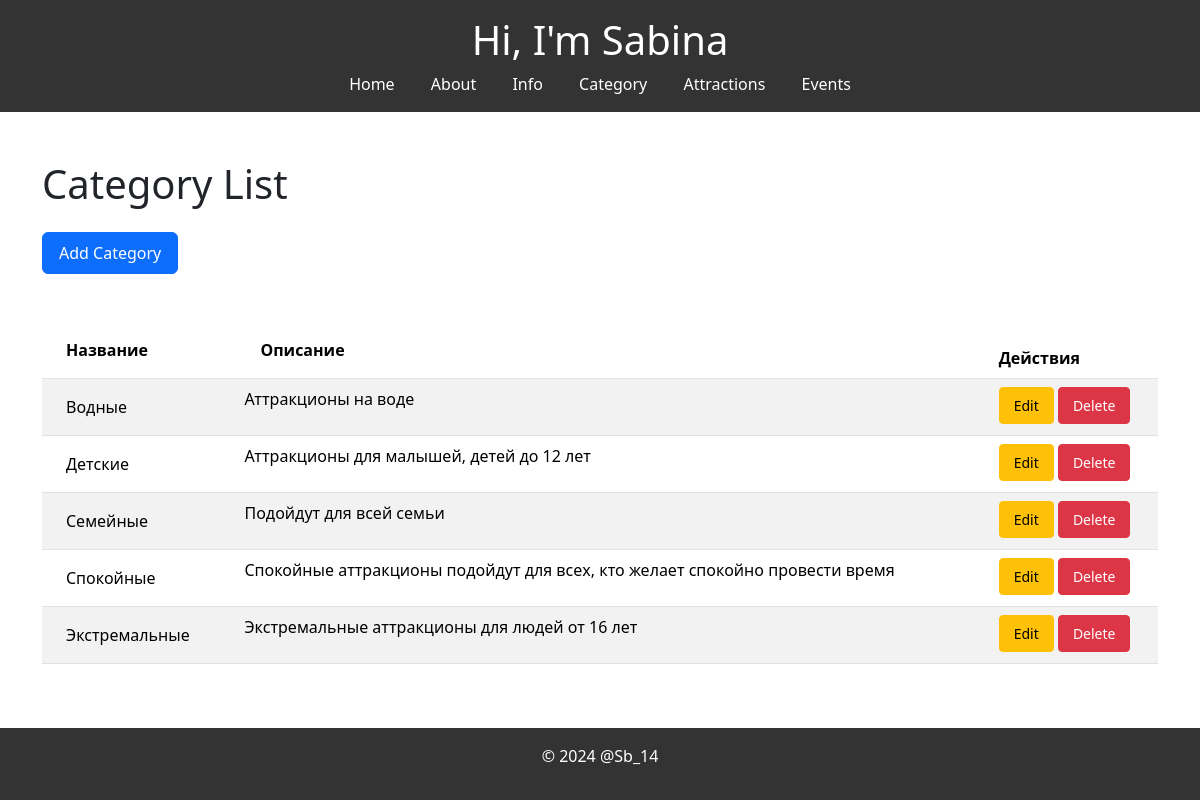
Page /categories/ on the committed database.
### myapp/models.py (models this page shows, shortened)
class Category(models.Model):
    name = models.CharField(max_length=100, verbose_name='Название')
    description = models.TextField(verbose_name='Описание')
    class Meta:
        verbose_name = 'Категория'
        verbose_name_plural = 'Категории'

### myapp/views.py (the view)
# urls.py: path('categories/', views.category_list, name='category_list'),
def category_list(request):
    sort_by = request.GET.get('sort_by', 'name')
    if sort_by not in ['name', 'description']:
        sort_by = 'name'
    categories = Category.objects.all().order_by(sort_by)
    form = CategoryForm()
    return render(request, 'myapp/category_list.html', {'categories': categories, 'form': form, 'sort_by': sort_by})

### myapp/templates/myapp/category_list.html (shortened to what this page needs)
{% extends 'myapp/layout.html' %}
{% load static %}
{% block body %}
{% include 'myapp/header.html' %}
<div class="container mt-5">
    <h1 class="mb-4">Category List</h1>
    <a href="{% url 'add_category' %}" class="btn btn-primary mb-4">Add Category</a>
    <table class="table table-striped mt-4">
        <thead>
            <tr>
                <th><a href="?sort_by=name" class="text-black">Название</a></th>
                <th><a href="?sort_by=description" class="text-black">Описание</a></th>
                <th>Действия</th>
            </tr>
        </thead>
        <tbody>
            {% for category in categories %}
            <tr>
                <td><a href="{% url 'category_detail' category.pk %}" class="text-black">{{ category.name }}</a></td>
                <td>{{ category.description }}</td>
                <td>
                    <a href="{% url 'edit_category' category.pk %}" class="btn btn-warning btn-sm mr-2">Edit</a>
                    <a href="{% url 'delete_category' category.pk %}" class="btn btn-danger btn-sm">Delete</a>
                </td>
            </tr>
            {% endfor %}
        </tbody>
    </table>
</div>
{% endblock %}

### myapp/static/myapp/css/styles.css (style rules this page uses)
html, body { height: 100%; margin: 0; padding: 0; font-family: Arial, sans-serif; background-color: #f4f4f4; }
body { display: flex; flex-direction: column; min-height: 100vh; }
.container { flex-direction: column; margin-top: 20px; }
.container a { display: inline-block; width: auto; padding: 0.5em 1em; text-align: center; white-space: nowrap; }
.text-black { color: black; text-decoration: none; }

### myapp/templates/myapp/category_list.html (style rules this page uses)
.text-black { color: black; text-decoration: none; }

### rows in the picture
Category: name "Водные", description "Аттракционы на воде"
Category: name "Детские", description "Аттракционы для малышей, детей до 12 лет"
Category: name "Семейные", description "Подойдут для всей семьи"
Category: name "Спокойные", description "Спокойные аттракционы подойдут для всех, кто желает спокойно провести время"
Category: name "Экстремальные", description "Экстремальные аттракционы для людей от 16 лет"
